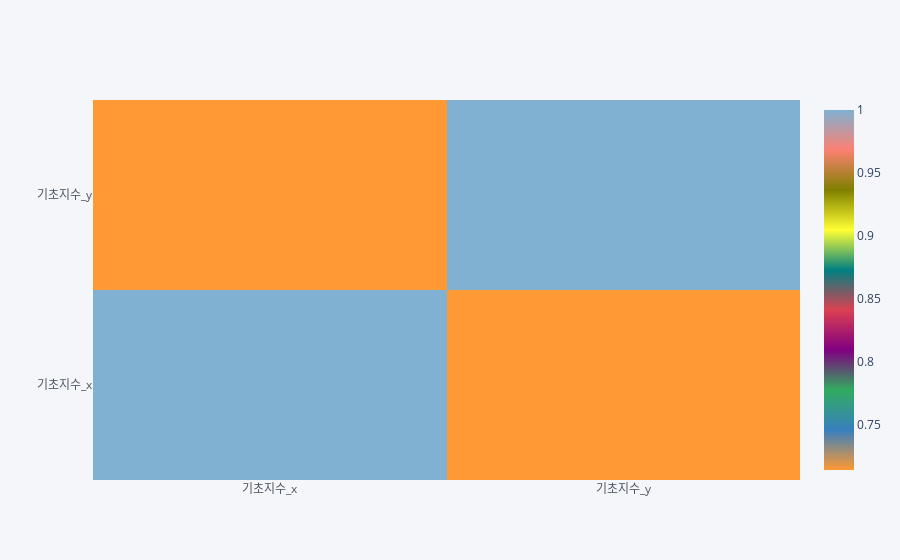

Source (notebook cell):
### Code cell
result[['기초지수_x', '기초지수_y']].corr().iplot(kind='heatmap')

### Figure 1 — Plotly figure (JSON) as saved in the notebook; plotly's stock layout.template omitted (floating-point values rounded to 4 significant figures)
{"data": [{"colorscale": [[0, "rgb(255, 153, 51)"], [0.1111, "rgb(55, 128, 191)"], [0.2222, "rgb(50, 171, 96)"], [0.3333, "rgb(128, 0, 128)"], [0.4444, "rgb(219, 64, 82)"], [0.5556, "rgb(0, 128, 128)"], [0.6667, "rgb(255, 255, 51)"], [0.7778, "rgb(128, 128, 0)"], [0.8889, "rgb(251, 128, 114)"], [1, "rgb(128, 177, 211)"]], "type": "heatmap", "x": ["기초지수_x", "기초지수_y"], "y": ["기초지수_x", "기초지수_y"], "z": [[1, 0.7141], [0.7141, 1]], "zmax": 1, "zmin": 0.7141}], "layout": {"legend": {"bgcolor": "#F5F6F9", "font": {"color": "#4D5663"}}, "paper_bgcolor": "#F5F6F9", "plot_bgcolor": "#F5F6F9", "title": {"font": {"color": "#4D5663"}}, "xaxis": {"gridcolor": "#E1E5ED", "showgrid": true, "tickfont": {"color": "#4D5663"}, "title": {"font": {"color": "#4D5663"}, "text": ""}, "zerolinecolor": "#E1E5ED"}, "yaxis": {"gridcolor": "#E1E5ED", "showgrid": true, "tickfont": {"color": "#4D5663"}, "title": {"font": {"color": "#4D5663"}, "text": ""}, "zerolinecolor": "#E1E5ED"}}}
